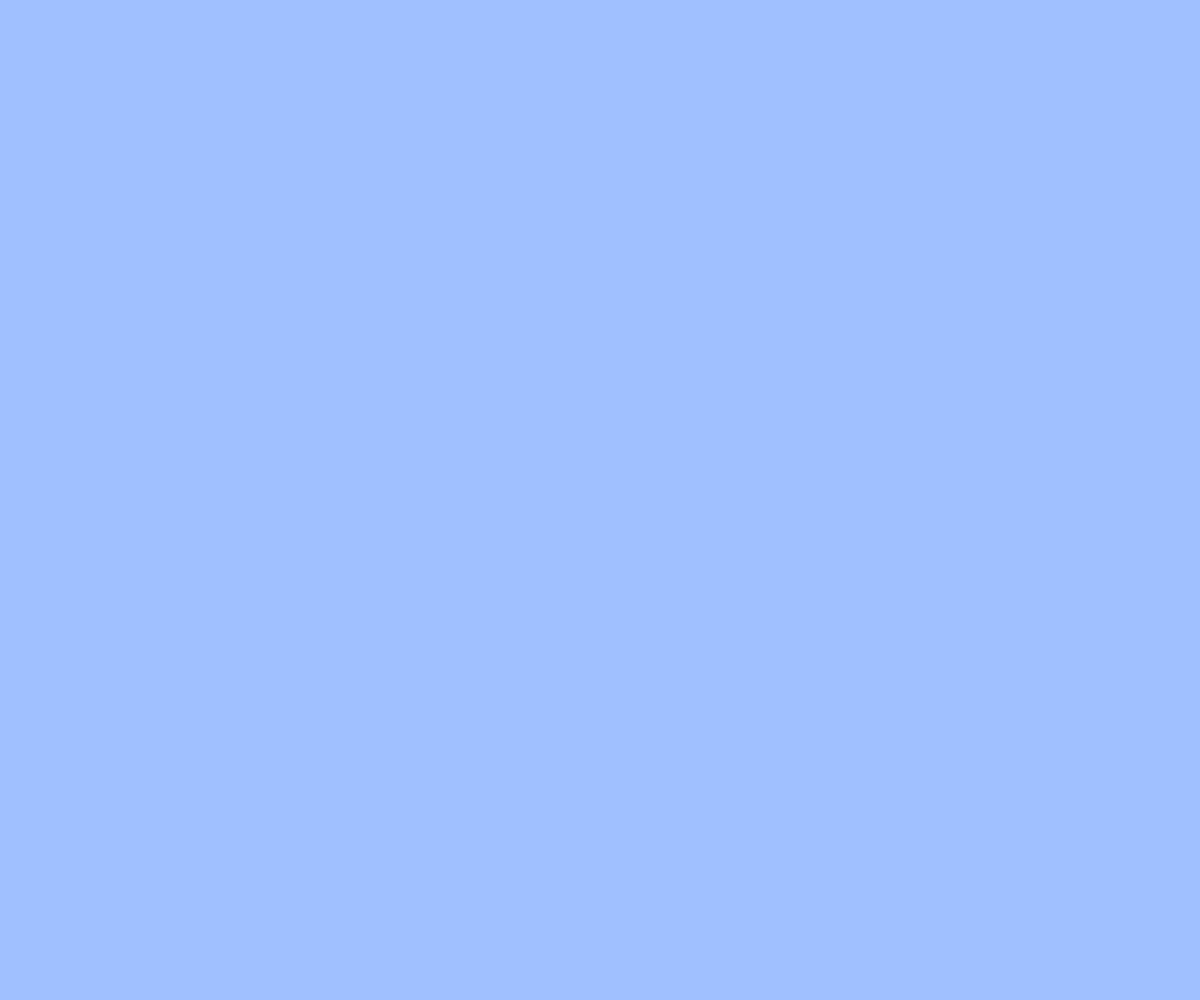
Frame 1 (no input)
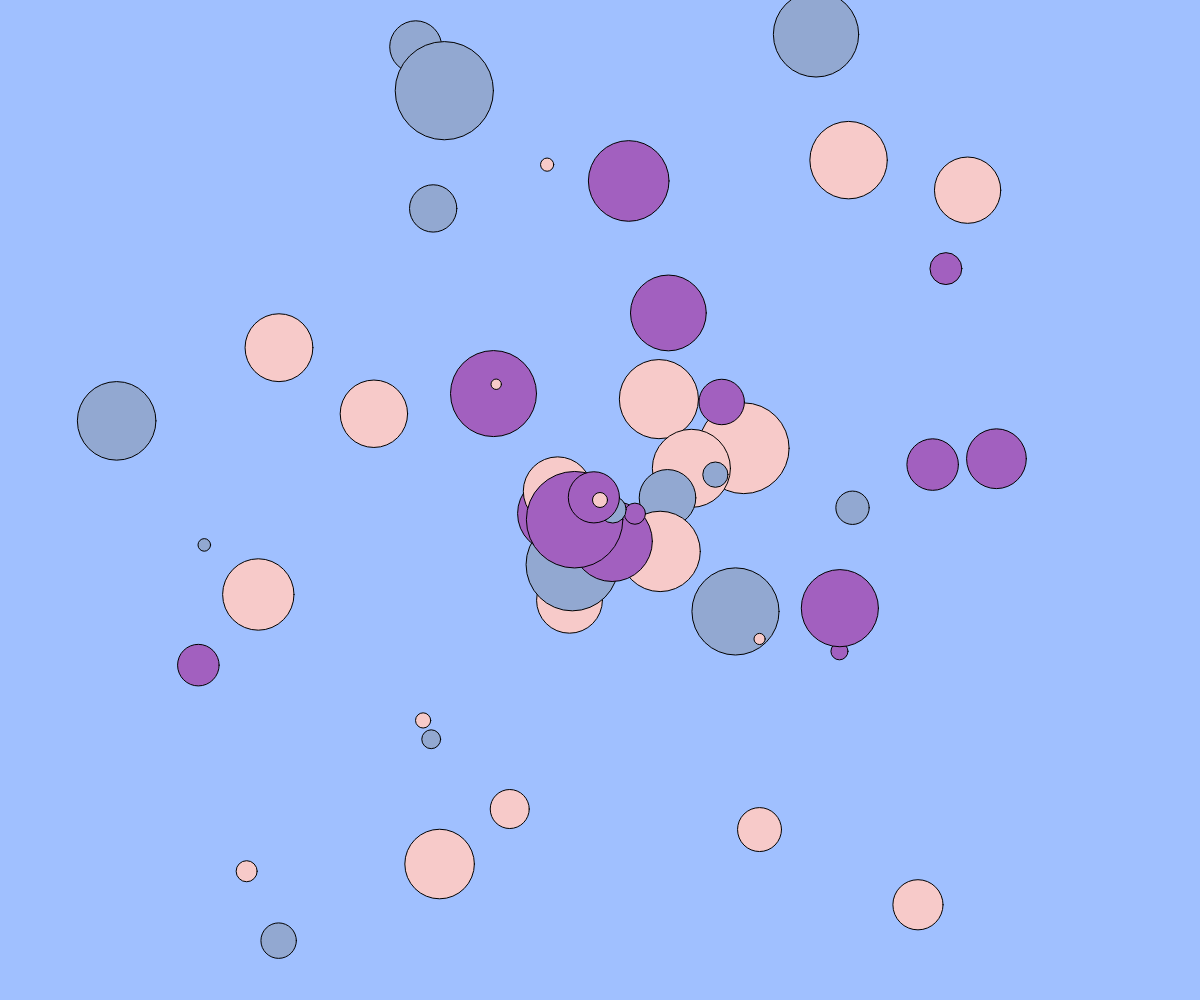
Frame 60 (no input)
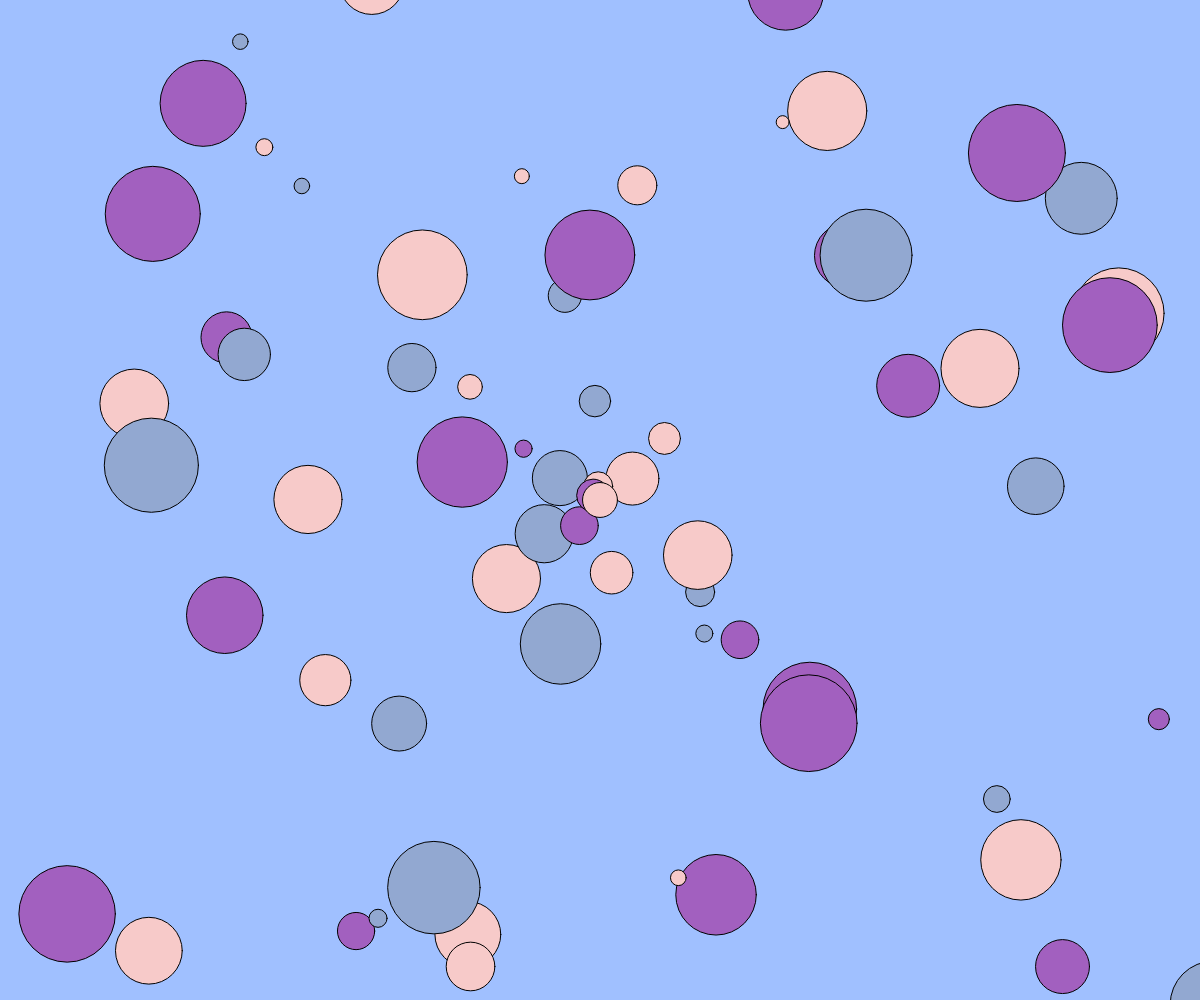
Frame 120 (the mouse pressed at the canvas centre since frame 60)

The p5.js sketch that drew these frames (run headless with seeded random() and noise() and a simulated clock; from frame 60 on, the mouse is pressed at the canvas centre):

// p5.js sketch
// ── sketch.js
//　テキスト「オブジェクト」
// 練習問題：ボールのサイズをランダムに変更してみよう
// 練習問題：何も操作しなくてもボールが湧いてくる機能を追加しよう

let balls;

function setup(){
  createCanvas(windowWidth, windowHeight);
  balls = [];
}

function draw(){
  background(160, 192, 255);
  for(let i = 0; i < balls.length; i++){
    let b = balls[i];
    if(b.c < 1){fill(162, 96, 191)}
    else if(1 < b.c && b.c < 2){fill(247, 202, 201)}
    else if (2 < b.c && b.c < 3){fill(146, 168, 209)}
    
    ellipse(b.x, b.y, b.size);
    b.x += b.vx;
    b.y += b.vy;
  }
  const dx = random(-10, 10);
  const dy = random(-10, 10);
  let s = random(10, 100);
  let co = random(0, 3);
  if(mag(dx, dy) > 5){
    const b = {x: width/2, y: height/2, size: s, vx: dx, vy: dy, c: co };
    balls.push(b);
}
}



//function mouseDragged(){
  //const dx = mouseX - pmouseX;
  //const dy = mouseY - pmouseY;
  //if(mag(dx, dy) > 5){
    //const b = { x: mouseX, y: mouseY, size: random(20, 300), vx: dx, vy: dy };
    //balls.push(b);
  //}
//}

function windowResized(){
  resizeCanvas(windowWidth, windowHeight);
}
